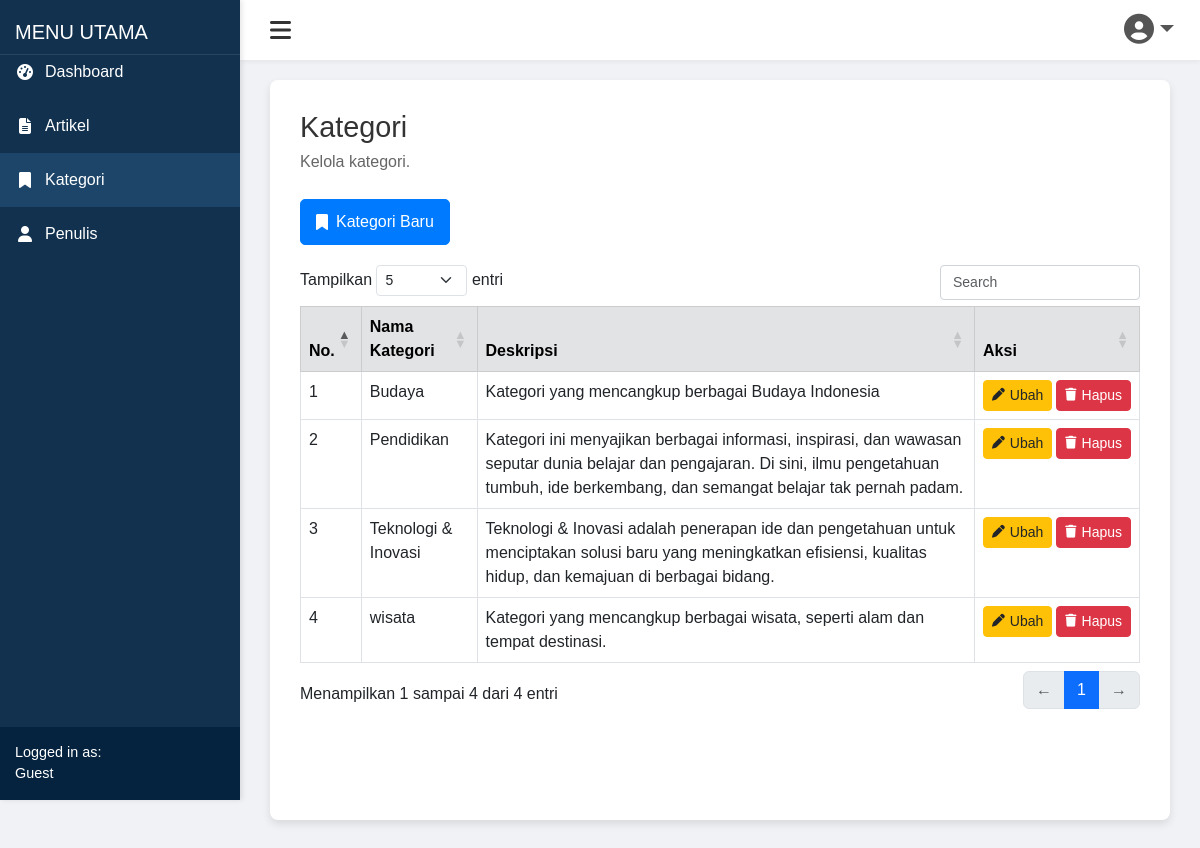
The page /admin/kategori.php on the database its author committed.
### tables this page shows
CREATE TABLE `category` (
  `id` int NOT NULL,
  `name` varchar(100) NOT NULL,
  `description` text
);

### admin/functions.php (called while the page is built, shortened)
<?php
$host = "localhost";
$user = "root";
$pass = "Hanna0803#";
$db = "artikel_dbblog";
$conn = mysqli_connect($host, $user, $pass, $db);
function query($query) {
    global $conn;
    $result = mysqli_query($conn, $query);
    $rows = [];
    while ($row = mysqli_fetch_assoc($result)) {
        $rows[] = $row;
    }
    return $rows;
}
function getAllCategories() {
    return query("SELECT id, name, description FROM category ORDER BY name ASC");
}
?>

### admin/kategori.php (the view, shortened to what this page needs)
<?php
require 'functions.php';
$categories = getAllCategories();
$email = $_SESSION['email'] ?? 'Guest';
function isActive($filename) {
    return basename($_SERVER['PHP_SELF']) == $filename ? 'active' : '';
}
?>
<!DOCTYPE html>
<html lang="id">
<head>
    <link href="https://cdn.jsdelivr.net/npm/bootstrap@5.3.0/dist/css/bootstrap.min.css" rel="stylesheet" />
    <link rel="stylesheet" href="https://cdnjs.cloudflare.com/ajax/libs/font-awesome/6.5.0/css/all.min.css" />
    <link rel="stylesheet" href="https://cdn.datatables.net/1.13.4/css/dataTables.bootstrap5.min.css" />
</head>
<body>
    <div class="sidebar">
        <div>
            <h5>MENU UTAMA</h5>
            <a href="index.php" class="<?= isActive('index.php') ?>">
                <i class="fas fa-tachometer-alt"></i> Dashboard
            </a>
            <a href="artikel.php" class="<?= isActive('artikel.php') ?>">
                <i class="fas fa-file-alt"></i> Artikel
            </a>
            <a href="kategori.php" class="<?= isActive('kategori.php') ?>">
                <i class="fas fa-bookmark"></i> Kategori
            </a>
            <a href="penulis.php" class="<?= isActive('penulis.php') ?>">
                <i class="fas fa-user"></i> Penulis
            </a>
        </div>
        <div class="footer">
            Logged in as:<br>
            <?= htmlspecialchars($email); ?>
        </div>
    </div>
    <div class="topbar">
        <i class="fas fa-bars toggle-icon" onclick="toggleSidebar()"></i>
        <div class="dropdown">
            <button class="dropdown-toggle"><i class="fas fa-user-circle fa-lg"></i></button>
        </div>
    </div>
    <div class="main-content">
        <h2>Kategori</h2>
        <p>Kelola kategori.</p>
        <a href="tambah_kategori.php" class="btn btn-kategori-baru">
            <i class="fas fa-bookmark"></i> Kategori Baru
        </a>
        <table id="tabelKategori" class="table table-bordered table-hover">
            <thead class="table-secondary">
                <tr>
                    <th>No.</th>
                    <th>Nama Kategori</th>
                    <th>Deskripsi</th>
                    <th>Aksi</th>
                </tr>
            </thead>
            <tbody>
                <?php if (count($categories) === 0): ?>
                    <tr><td colspan="4" class="text-center">Tidak ada kategori.</td></tr>
                <?php else: ?>
                    <?php $i = 1; ?>
                    <?php foreach ($categories as $cat): ?>
                        <tr>
                            <td><?= $i++; ?></td>
                            <td><?= htmlspecialchars($cat['name']); ?></td>
                            <td><?= htmlspecialchars($cat['description']); ?></td>
                            <td class="text-center">
                                <div class="d-flex justify-content-center gap-1">
                                    <a href="edit_kategori.php?id=<?= $cat['id']; ?>" class="btn btn-warning btn-sm">
                                        <i class="fas fa-pen"></i> Ubah
                                    </a>
                                    <a href="hapus_kategori.php?id=<?= $cat['id']; ?>" class="btn btn-danger btn-sm" onclick="return confirm('Yakin ingin menghapus kategori ini?')">
                                        <i class="fas fa-trash"></i> Hapus
                                    </a>
                                </div>
                            </td>
                        </tr>
                    <?php endforeach; ?>
                <?php endif; ?>
            </tbody>
        </table>
    </div>
</body>
</html>

### admin/kategori.php (style rules this page uses)
body { display: flex; margin: 0; font-family: Arial, sans-serif; background-color: #f0f2f5; }
.sidebar { display: flex; flex-direction: column; justify-content: space-between; height: 100vh; width: 240px; background-color: rgb(17, 49, 79); color: white; position: fixed; box-shadow: 2px 0 5px rgba(0,0,0,0.1); z-index: 1001; }
.sidebar h5 { padding: 20px 15px 10px; margin: 0; border-bottom: 1px solid rgba(255,255,255,0.1); margin-bottom: -10px; }
.sidebar a { color: white; padding: 15px; display: flex; align-items: center; text-decoration: none; transition: background 0.2s; }
.sidebar a i { margin-right: 10px; width: 20px; text-align: center; }
.sidebar a.active, .sidebar a:hover { background-color: rgb(28, 69, 105); }
.sidebar .footer { padding: 15px; font-size: 0.9em; background-color: rgb(5, 35, 63); }
.topbar { position: fixed; left: 240px; right: 0; height: 60px; background-color: white; display: flex; align-items: center; justify-content: space-between; padding: 0 20px; box-shadow: 0 2px 4px rgba(0,0,0,0.05); z-index: 1000; }
.toggle-icon { font-size: 24px; cursor: pointer; margin-left: 10px; color: #333; }
.dropdown { position: relative; display: inline-block; }
.dropdown-toggle { background: none; border: none; font-size: 24px; cursor: pointer; color: #555; }
.main-content { margin-left: 240px; margin-top: 60px; padding: 30px; background-color: #ffffff; min-height: calc(100vh - 60px); box-shadow: 0 4px 8px rgba(0,0,0,0.1); border-radius: 8px; margin: 80px 30px 30px 270px; width: calc(100% - 300px); }
h2 { font-size: 1.8rem; margin-bottom: 5px; color: #333; }
p { color: #666; margin-bottom: 25px; }
.btn-kategori-baru { background-color: #007bff; border-color: #007bff; color: white; padding: 10px 15px; border-radius: 5px; display: inline-flex; align-items: center; margin-bottom: 20px; text-decoration: none; }
.btn-kategori-baru i { margin-right: 8px; }
.btn-warning { background-color: #ffc107; border-color: #ffc107; color: #212529; }
.btn-danger { background-color: #dc3545; border-color: #dc3545; }
.btn-sm i { margin-right: 5px; font-size: 0.8rem; }
.btn-sm { display: inline-flex; align-items: center; justify-content: center; }

### rows shown on the page
category: name "Budaya", description "Kategori yang mencangkup berbagai Budaya Indonesia"
category: name "Pendidikan", description "Kategori ini menyajikan berbagai informasi, inspirasi, dan wawasan seputar dunia belajar dan pengajaran. Di sini, ilmu pengetahuan tumbuh, ide berkembang, dan semangat belajar tak pernah padam."
category: name "Teknologi & Inovasi", description "Teknologi & Inovasi adalah penerapan ide dan pengetahuan untuk menciptakan solusi baru yang meningkatkan efisiensi, kualitas hidup, dan kemajuan di berbagai bidang."
category: name "wisata", description "Kategori yang mencangkup berbagai wisata, seperti alam dan tempat destinasi."

### other values the page prints
$email "Guest"
